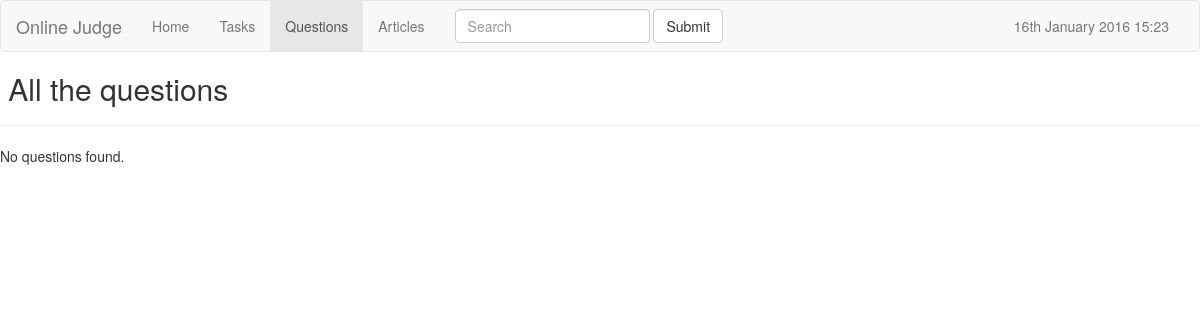
Page /questions/ on the earlier database version.
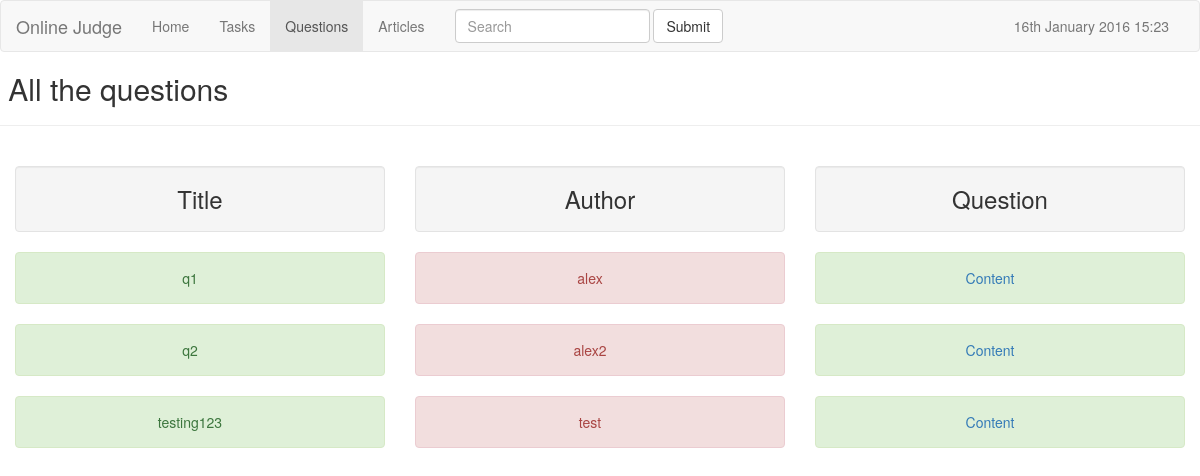
Same page on the later database version.
### judge/database/models.py (models this page shows, shortened)
class Question(models.Model):
	user      = models.CharField(max_length=20)
	title     = models.CharField(max_length=100)
	statement = models.CharField(max_length=3000)
	answer    = models.CharField(max_length=3000)
	labels     = models.CharField(max_length=500)
	class Admin:
		list_display  = ('user', 'title', 'labels')

### judge/views/basic_views.py (the view)
# urls.py: url(r'^questions/$', display_questions),
def display_questions(request):
	return display_by_class(request, Question, 'questions.html', 'questions')

### judge/views/basic_views.py (called while the page is built)
def render_my_response(my_file, res, aRes, qry, my_path):
	if aRes:
		return render_to_response(my_file, {
			"results": aRes,
			"path": my_path})
	else:
		return render_to_response(my_file, {
			"results":res,
			"query": qry,
			"path": my_path})

def display_by_class(request, input_class, template, name):
	query = request.GET.get('q', '')
	all_results = 0
	results = 0
	if query:
		qset = render_qset(query)
		results = input_class.objects.filter(qset).distinct()
	else:
		results = []
		all_results = input_class.objects.distinct()
	return render_my_response(template
		, results
		, all_results
		, query
		, name)

### judge/templates/questions.html (shortened to what this page needs)
<!DOCTYPE html>
<html>
	<head>
	</head>
	{% include 'header.html' %}
	<body>
		{% if query %}
			<h2>Results for "{{ query|escape }}":</h2>
		{% else %}
			<h2>&nbsp;All the questions</h2>
		{% endif %}
		<hr>
		{% if results %}
			<div>
				<div>
					<div>
						<div class="col-sm-4">
							<h3 class="well" align="center">Title</h3>
						</div>
						<div class="col-sm-4" align="center">
							<h3 class="well">Author</h3>
						</div>
						<div class="col-sm-4" align="center">
							<h3 class="well">Question</h3>
						</div>
					</div>
				</div>
				<div>
					{% for x in results %}
						<div>
							<div class="col-sm-4" align="center">
								<div class="alert alert-dismissible alert-success">{{ x.title|escape }} </div>
							</div>
							<div class="col-sm-4" align="center">
								<div class="alert alert-dismissible alert-danger">{{ x.user|escape }}</div>
							</div>
							<div class="col-sm-4" align="center">
								<div class="alert alert-dismissible alert-success">
									<a data-toggle="collapse" href="#rowId{{forloop.counter0}}">Content</a>
								</div>
							</div>
						</div>
					{% endfor %}
				</div>
			</div>
		{% else %}
			<p>No questions found.</p>
		{% endif %}
	</body>
</html>

Differences in the rows shown:
added Question: title "q1", user "alex"
added Question: title "q2", user "alex2"
added Question: title "testing123", user "test"
Other differences:
text no longer shown: "No questions found."
text now shown: "Title Author Question"
